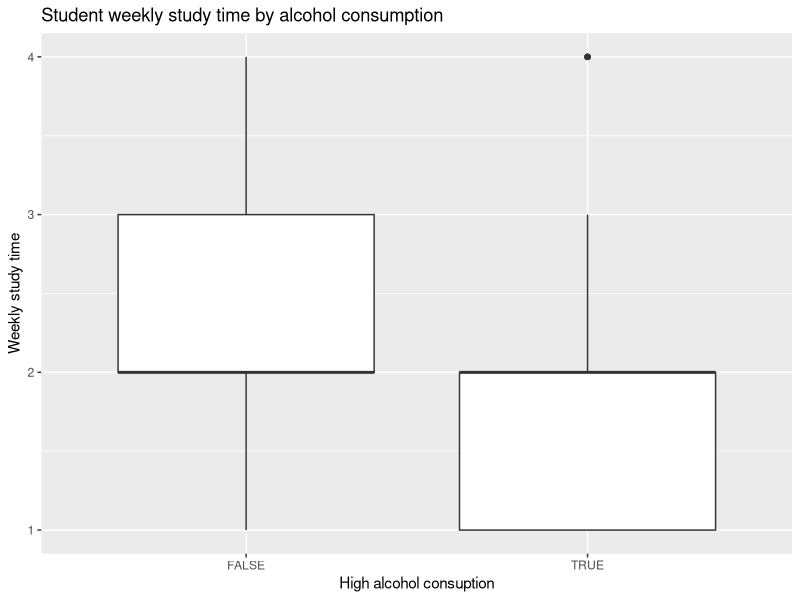
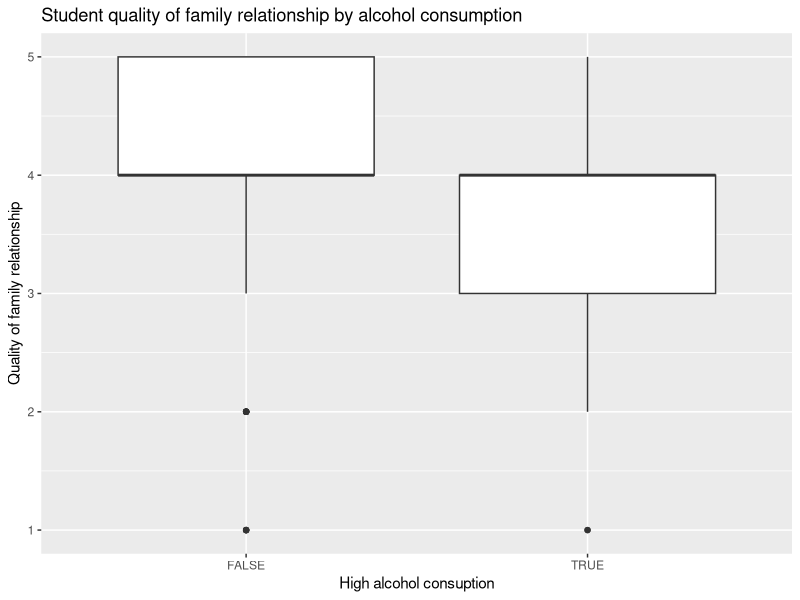
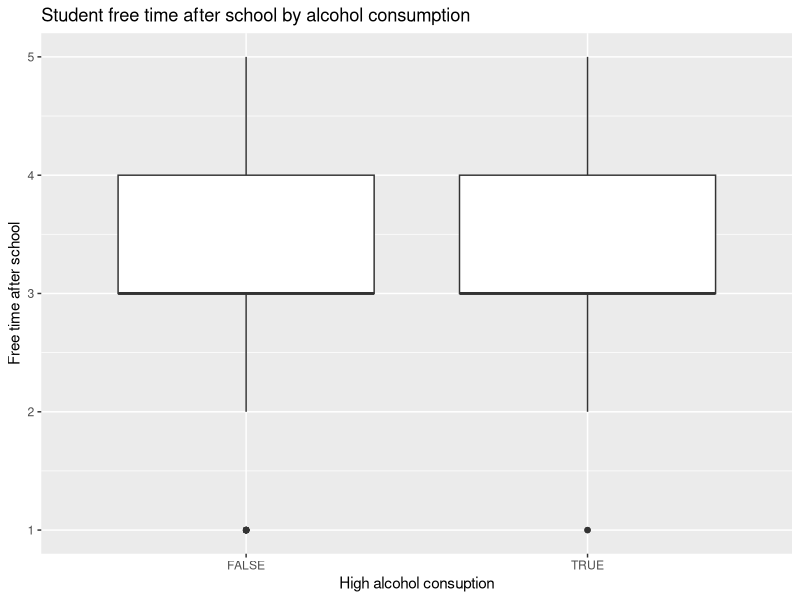
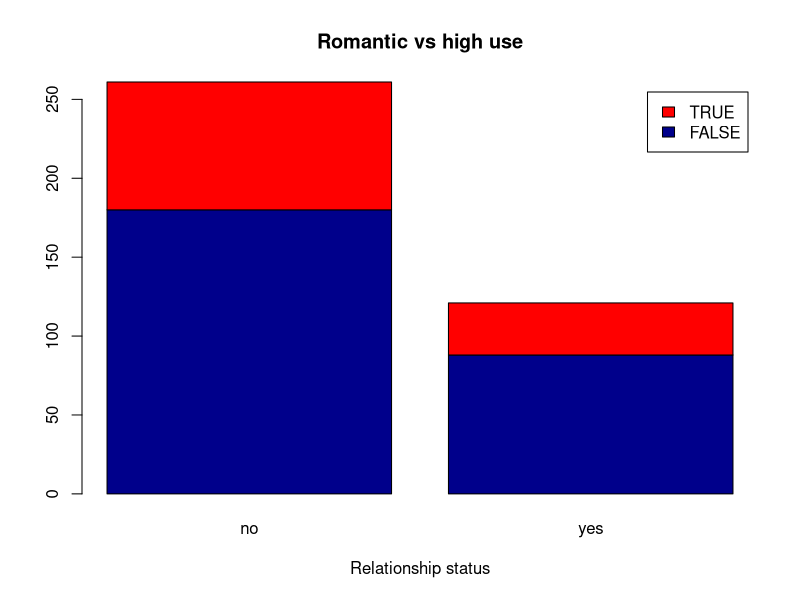
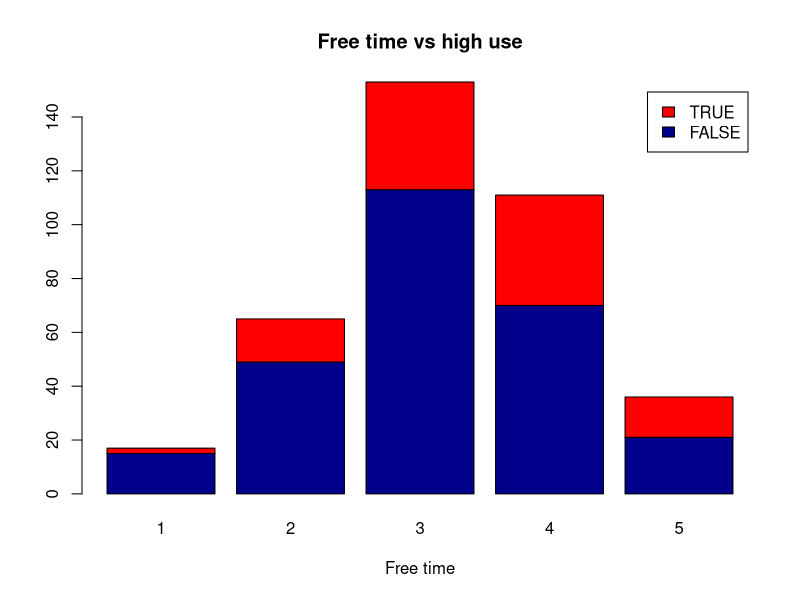
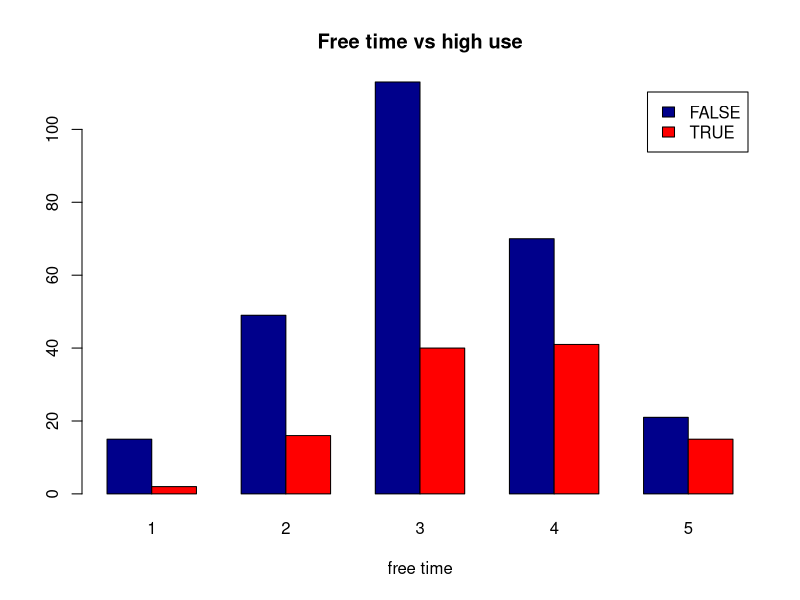

The R script that drew these images, in order:
## ---- chunk 1
alc <- read.table("alc.txt", header = T, sep = ";")

## ---- chunk 2
colnames(alc)

str(alc)


## ---- chunk 3
library(ggplot2)
library(dplyr)

## ---- chunk 4
g1 <- ggplot(alc, aes(x = high_use, y= studytime))
g1 + geom_boxplot(aes()) + xlab("High alcohol consuption") + ylab("Weekly study time") + ggtitle("Student weekly study time by alcohol consumption")

## ---- chunk 5
g2 <- ggplot(alc, aes(x = high_use, y= famrel))
g2 + geom_boxplot(aes()) + xlab("High alcohol consuption") + ylab("Quality of family relationship") + ggtitle("Student quality of family relationship by alcohol consumption")

## ---- chunk 6
g3 <- ggplot(alc, aes(x = high_use, y= freetime))
g3 + geom_boxplot(aes()) + xlab("High alcohol consuption") + ylab("Free time after school") + ggtitle("Student free time after school by alcohol consumption")

## ---- chunk 7
mytable <- xtabs(~high_use+romantic, data=alc)
ftable(mytable)
## ---- chunk 8
counts <- table(alc$high_use, alc$romantic)
barplot(counts, main="Romantic vs high use",
  xlab="Relationship status", col=c("darkblue","red"),
 	legend = rownames(counts))
## ---- chunk 9
counts2 <- table(alc$high_use, alc$freetime)
barplot(counts2, main="Free time vs high use",
  xlab="Free time", col=c("darkblue","red"),
 	legend = rownames(counts))
## ---- chunk 10
counts3 <- table(alc$high_use, alc$freetime)
barplot(counts3, main="Free time vs high use",
  xlab="free time", col=c("darkblue","red"),
 	legend = rownames(counts3), beside=TRUE)
## ---- chunk 11



